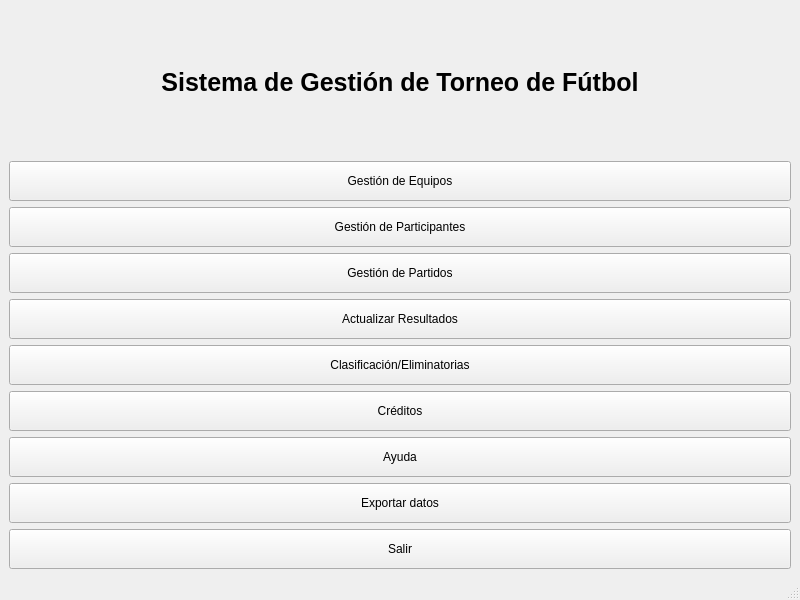
<?xml version="1.0" encoding="UTF-8"?>
<ui version="4.0">
 <class>MainWindow</class>
 <widget class="QMainWindow" name="MainWindow">
  <property name="geometry">
   <rect>
    <x>0</x>
    <y>0</y>
    <width>800</width>
    <height>600</height>
   </rect>
  </property>
  <property name="windowTitle">
   <string>MainWindow</string>
  </property>
  <widget class="QWidget" name="centralwidget">
   <layout class="QVBoxLayout" name="verticalLayout_2">
    <item>
     <layout class="QVBoxLayout" name="verticalLayout">
      <item>
       <widget class="QLabel" name="label_titulo">
        <property name="font">
         <font>
          <pointsize>19</pointsize>
          <bold>true</bold>
         </font>
        </property>
        <property name="text">
         <string>Sistema de Gestión de Torneo de Fútbol</string>
        </property>
        <property name="alignment">
         <set>Qt::AlignmentFlag::AlignCenter</set>
        </property>
       </widget>
      </item>
      <item>
       <widget class="QPushButton" name="btn_equipos">
        <property name="minimumSize">
         <size>
          <width>250</width>
          <height>40</height>
         </size>
        </property>
        <property name="text">
         <string>Gestión de Equipos</string>
        </property>
       </widget>
      </item>
      <item>
       <widget class="QPushButton" name="btn_participantes">
        <property name="minimumSize">
         <size>
          <width>250</width>
          <height>40</height>
         </size>
        </property>
        <property name="text">
         <string>Gestión de Participantes</string>
        </property>
       </widget>
      </item>
      <item>
       <widget class="QPushButton" name="btn_partidos">
        <property name="minimumSize">
         <size>
          <width>250</width>
          <height>40</height>
         </size>
        </property>
        <property name="text">
         <string>Gestión de Partidos</string>
        </property>
       </widget>
      </item>
      <item>
       <widget class="QPushButton" name="btn_resultados">
        <property name="minimumSize">
         <size>
          <width>250</width>
          <height>40</height>
         </size>
        </property>
        <property name="text">
         <string>Actualizar Resultados</string>
        </property>
       </widget>
      </item>
      <item>
       <widget class="QPushButton" name="btn_clasificacion">
        <property name="minimumSize">
         <size>
          <width>250</width>
          <height>40</height>
         </size>
        </property>
        <property name="text">
         <string>Clasificación/Eliminatorias</string>
        </property>
       </widget>
      </item>
      <item>
       <widget class="QPushButton" name="btn_creditos">
        <property name="minimumSize">
         <size>
          <width>250</width>
          <height>40</height>
         </size>
        </property>
        <property name="text">
         <string>Créditos</string>
        </property>
       </widget>
      </item>
      <item>
       <widget class="QPushButton" name="btn_ayuda">
        <property name="minimumSize">
         <size>
          <width>250</width>
          <height>40</height>
         </size>
        </property>
        <property name="text">
         <string>Ayuda</string>
        </property>
       </widget>
      </item>
      <item>
       <widget class="QPushButton" name="btn_exportar">
        <property name="minimumSize">
         <size>
          <width>250</width>
          <height>40</height>
         </size>
        </property>
        <property name="text">
         <string>Exportar datos</string>
        </property>
       </widget>
      </item>
      <item>
       <widget class="QPushButton" name="btn_salir">
        <property name="minimumSize">
         <size>
          <width>250</width>
          <height>40</height>
         </size>
        </property>
        <property name="text">
         <string>Salir</string>
        </property>
       </widget>
      </item>
     </layout>
    </item>
   </layout>
  </widget>
  <widget class="QMenuBar" name="menubar">
   <property name="geometry">
    <rect>
     <x>0</x>
     <y>0</y>
     <width>800</width>
     <height>33</height>
    </rect>
   </property>
  </widget>
  <widget class="QStatusBar" name="statusbar"/>
 </widget>
 <resources/>
 <connections/>
</ui>
